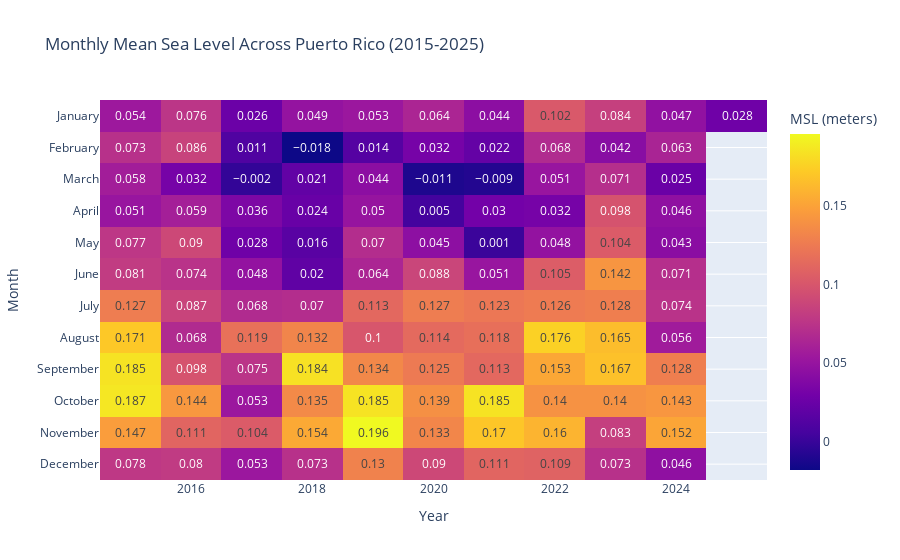

Notebook code for this chart:
### Code cell
fig.show()

### Figure 1 — Plotly figure (JSON) as saved in the notebook; plotly's stock layout.template omitted (floating-point values rounded to 4 significant figures; data arrays with more than 128 entries replaced by an {"elided": "..."} marker saying what was removed)
{"data": [{"coloraxis": "coloraxis", "hovertemplate": "Year: %{x}<br>Month: %{y}<br>MSL (meters): %{z}<extra></extra>", "name": "0", "texttemplate": "%{z}", "type": "heatmap", "x": [2015, 2016, 2017, 2018, 2019, 2020, 2021, 2022, 2023, 2024, 2025], "xaxis": "x", "y": ["January", "February", "March", "April", "May", "June", "July", "August", "September", "October", "November", "December"], "yaxis": "y", "z": {"elided": "12x11 float values"}}], "layout": {"autosize": true, "coloraxis": {"colorbar": {"title": {"text": "MSL (meters)"}}, "colorscale": [[0, "#0d0887"], [0.1111, "#46039f"], [0.2222, "#7201a8"], [0.3333, "#9c179e"], [0.4444, "#bd3786"], [0.5556, "#d8576b"], [0.6667, "#ed7953"], [0.7778, "#fb9f3a"], [0.8889, "#fdca26"], [1, "#f0f921"]]}, "title": {"text": "Monthly Mean Sea Level Across Puerto Rico (2015-2025)"}, "xaxis": {"anchor": "y", "autorange": true, "constrain": "domain", "domain": [0, 1], "range": [2014.0, 2026.0], "scaleanchor": "y", "title": {"text": "Year"}, "type": "linear"}, "yaxis": {"anchor": "x", "autorange": true, "constrain": "domain", "domain": [0, 1], "range": [11.5, -0.5], "title": {"text": "Month"}, "type": "category"}}}
